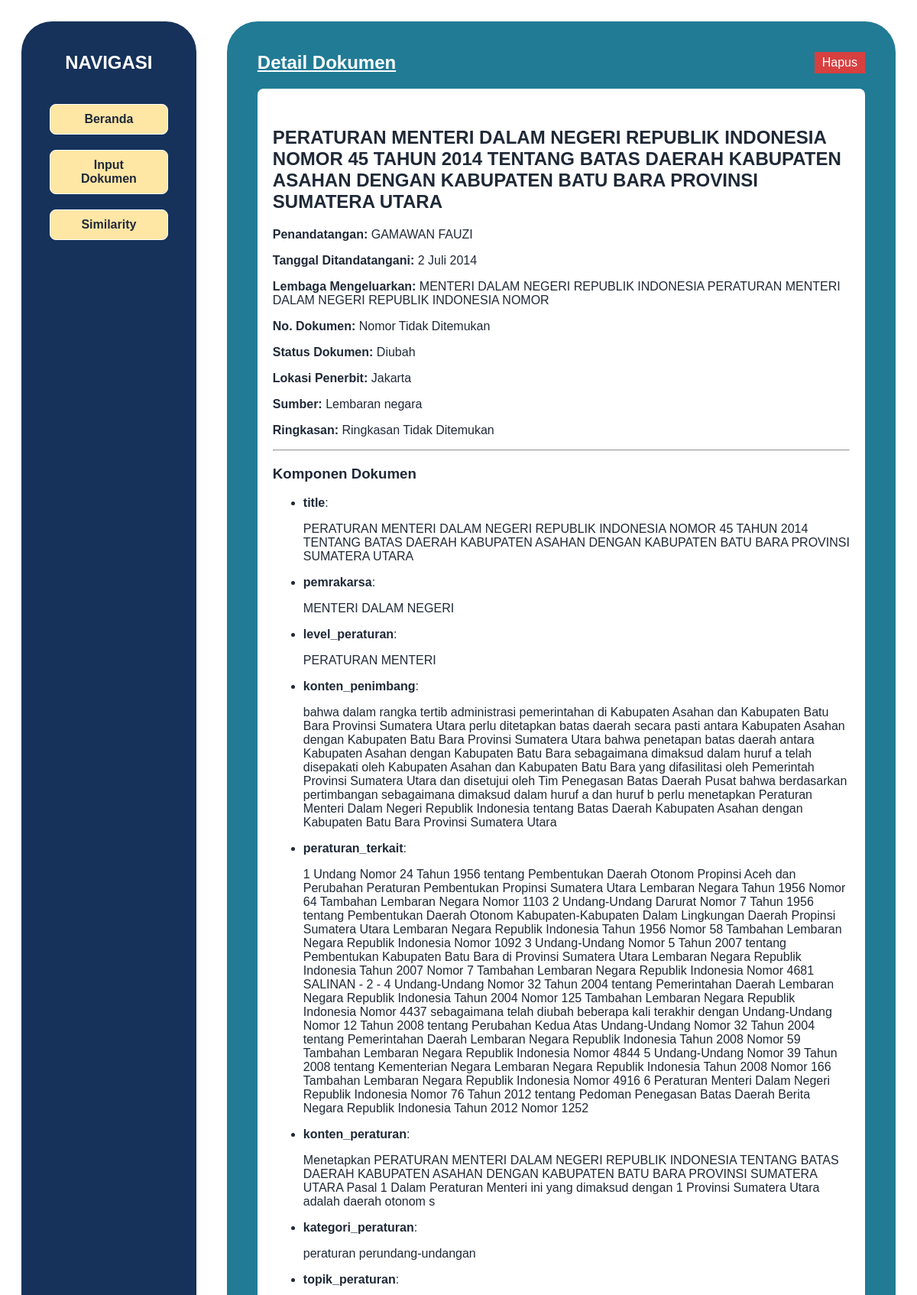
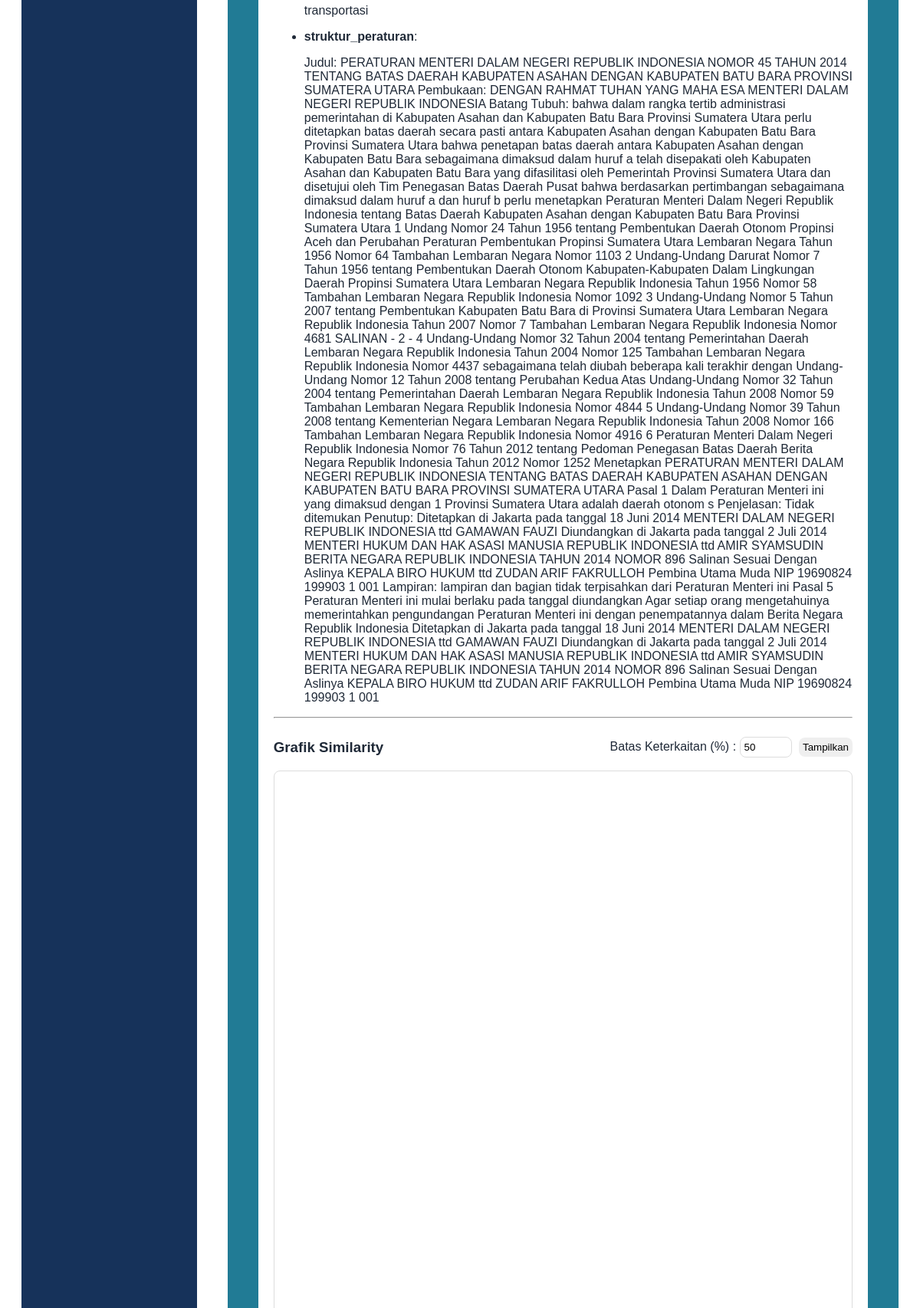
Page /document/34/ (upper part) on the committed database (2 pictures, top to bottom).
### documents/models.py (models this page shows, shortened)
class Dokumen(models.Model):
    title = models.CharField(max_length=255)
    penandatangan = models.CharField(max_length=255)
    tanggal_ditandatangani = models.CharField(max_length=255)
    lembaga_mengeluarkan = models.CharField(max_length=255)
    no_dokumen = models.CharField(max_length=100)
    status_dokumen = models.CharField(max_length=50)
    lokasi_penerbit = models.CharField(max_length=255)
    sumber = models.TextField()
    ringkasan = models.TextField()

class DokumenKomponen(models.Model):
    dokumen = models.ForeignKey(Dokumen, on_delete=models.CASCADE)
    komponen = models.ForeignKey(Komponen, on_delete=models.CASCADE)
    isi_komponen = models.TextField()

class Komponen(models.Model):
    nama_komponen = models.CharField(max_length=255)

### documents/views.py (the view)
# urls.py: path('document/<int:doc_id>/', views.view_document_new, name='view_document'),
def view_document_new(request, doc_id):
    doc = get_object_or_404(Dokumen, id=doc_id)
    komponen_list = DokumenKomponen.objects.filter(dokumen=doc)
    return render(
        request,
        "view_document_new.html",
        {'doc': doc, 'komponen_list': komponen_list}
    )

### templates/view_document_new.html (shortened to what this page needs)
{% extends 'base.html' %} {% block content %}
<div id="content-detail">
  <div id="content-detail-heading">
    <div id="content-detail-subheading">Detail Dokumen</div>
    <form
      id="delete-form-{{ doc.id }}"
      method="POST"
      action="{% url 'delete_document' doc_id=doc.id %}"
      onsubmit="return confirm('Apakah Anda yakin ingin menghapus dokumen ini?');"
    >
      <button class="content-saved-delete" type="submit">Hapus</button>
    </form>
  </div>
  <div id="content-detail-list">
    <h2>{{ doc.title }}</h2>
    <p><strong>Penandatangan:</strong> {{ doc.penandatangan }}</p>
    <p>
      <strong>Tanggal Ditandatangani:</strong> {{ doc.tanggal_ditandatangani }}
    </p>
    <p><strong>Lembaga Mengeluarkan:</strong> {{ doc.lembaga_mengeluarkan }}</p>
    <p><strong>No. Dokumen:</strong> {{ doc.no_dokumen }}</p>
    <p><strong>Status Dokumen:</strong> {{ doc.status_dokumen }}</p>
    <p><strong>Lokasi Penerbit:</strong> {{ doc.lokasi_penerbit }}</p>
    <p><strong>Sumber:</strong> {{ doc.sumber }}</p>
    <p><strong>Ringkasan:</strong> {{ doc.ringkasan }}</p>
    <hr />
    <div id="content-components">
      <h3>Komponen Dokumen</h3>
      {% if komponen_list %}
      <ul>
        {% for item in komponen_list %}
        <li>
          <strong>{{ item.komponen.nama_komponen }}</strong>:
          <p>{{ item.isi_komponen }}</p>
        </li>
        {% endfor %}
      </ul>
      {% else %}
      <p>Tidak ada komponen terkait.</p>
      {% endif %}
    </div>
    <hr />
    <div
      style="display: flex; justify-content: space-between; align-items: center"
    >
      <h3>Grafik Similarity</h3>
      <div>
        <label for="thresholdInput">Batas Keterkaitan (%) :</label>
        <input
          type="number"
          id="thresholdInput"
          value="50"
          min="0"
          max="100"
          step="1"
          style="
            padding: 5px;
            border-radius: 8px;
            margin-right: 5px;
            border: 1px solid #ddd;
          "
        />
        <button
          onclick="loadGraph()"
          style="
            padding: 5px;
            border-radius: 8px;
            border: none;
            cursor: pointer;
          "
        >
          Tampilkan
        </button>
      </div>
    </div>
    <div
      id="network-graph"
      style="
        width: 100%;
        height: 65vh;
        border: 1px solid #ddd;
        border-radius: 8px;
        background-color: #fff;
      "
    ></div>
  </div>
</div>
{% endblock %}

### templates/base.html (shortened to what this page needs)
<!DOCTYPE html>
<html lang="en">
  <head>
    <link rel="stylesheet" type="text/css" href="/static/global.css" />
    <link rel="stylesheet" type="text/css" href="/static/home.css" />
    <link rel="stylesheet" type="text/css" href="/static/add.css" />
    <link rel="stylesheet" type="text/css" href="/static/similarity.css" />
    <link rel="stylesheet" type="text/css" href="/static/detail.css" />
    <link rel="stylesheet" type="text/css" href="/static/clustering.css" />
    <link
      rel="stylesheet"
      type="text/css"
      href="/static/detail_similarity.css"
    />
  </head>
  <body>
    <main>
      <div id="main_container">
        <div id="sidebar">
          <div id="sidebar-title">NAVIGASI</div>
          <div id="sidebar-content">
            <a
              href="{% url 'home' %}"
              class="{% if request.path == '/' %}active{% endif %}"
            >
              <div>Beranda</div>
            </a>
            <a
              href="{% url 'add_document' %}"
              class="{% if request.path == '/add/' %}active{% endif %}"
            >
              <div>Input Dokumen</div>
            </a>
            <a
              href="{% url 'similarity' %}"
              class="{% if request.path == '/similarity/' %}active{% endif %}"
            >
              <div>Similarity</div>
            </a>
          </div>
        </div>
        <div class="content">{% block content %}{% endblock %}</div>
      </div>
    </main>
  </body>
</html>

### static/global.css (style rules this page uses)
* { box-sizing: border-box; }
body { color: #1f2937; padding: 20px; font-family: Arial, sans-serif; }
#main_container { display: flex; flex-direction: column; width: 100%; gap: 40px; height: 90vh; overflow: hidden; }
#sidebar { background-color: #16325a; width: 100%; display: flex; align-items: center; flex-direction: column; padding: 40px; border-radius: 40px; }
#sidebar-title { color: white; font-size: 1.5rem; font-weight: bold; }
#sidebar-content { margin-top: 40px; display: flex; flex-direction: column; gap: 20px; align-items: center; }
#sidebar-content a { cursor: pointer; width: 100%; border: 1px solid white; border-radius: 8px; padding: 10px 40px; text-align: center; background-color: #fee6a5; font-weight: 600; }
#sidebar-content a { color: #1f2937; text-decoration: none; }
.content { width: 100%; background-color: #217b95; border-radius: 40px; }
@media only screen and (min-width: 768px) { #main_container { flex-direction: row; display: flex; } }
@media only screen and (min-width: 768px) { #sidebar { width: 20%; } }
@media only screen and (min-width: 768px) { .content { width: 80%; } }

### static/home.css (style rules this page uses)
.content-saved-delete { background-color: #d84040; color: white; padding: 5px 10px; text-decoration: none; cursor: pointer; display: inline-block; border: none; font-size: 1rem; }

### static/detail.css (style rules this page uses)
#content-detail { padding: 40px; height: 100vh; display: flex; flex-direction: column; }
#content-detail-heading { display: flex; gap: 16px; align-items: center; margin-bottom: 20px; justify-content: space-between; }
#content-detail-subheading { font-size: 1.5rem; font-weight: bold; text-decoration: underline; color: white; }
#content-detail-list { background-color: white; padding: 30px 20px; overflow-y: auto; flex-grow: 1; max-height: 70vh; border-radius: 8px; }

### rows in the picture
Dokumen: title "PERATURAN MENTERI DALAM NEGERI REPUBLIK INDONESIA NOMOR 45 TAHUN 2014 TENTANG BATAS DAERAH KABUPATEN ASAHAN DENGAN KABUPATEN BATU BARA PROVINSI SUMATERA UTARA", penandatangan "GAMAWAN FAUZI", tanggal_ditandatangani "2 Juli 2014", lembaga_mengeluarkan "MENTERI DALAM NEGERI REPUBLIK INDONESIA PERATURAN MENTERI DALAM NEGERI REPUBLIK INDONESIA NOMOR", no_dokumen "Nomor Tidak Ditemukan", status_dokumen "Diubah", lokasi_penerbit "Jakarta", sumber "Lembaran negara", ringkasan "Ringkasan Tidak Ditemukan"
DokumenKomponen: komponen.nama_komponen "title", isi_komponen "PERATURAN MENTERI DALAM NEGERI REPUBLIK INDONESIA NOMOR 45 TAHUN 2014 TENTANG BATAS DAERAH KABUPATEN ASAHAN DENGAN KABUPATEN BATU BARA PROVINSI SUMATERA UTARA"
DokumenKomponen: komponen.nama_komponen "pemrakarsa", isi_komponen "MENTERI DALAM NEGERI"
DokumenKomponen: komponen.nama_komponen "level_peraturan", isi_komponen "PERATURAN MENTERI"
DokumenKomponen: komponen.nama_komponen "konten_penimbang", isi_komponen "bahwa dalam rangka tertib administrasi pemerintahan di Kabupaten Asahan dan Kabupaten Batu Bara Provinsi Sumatera Utara perlu ditetapkan batas daerah secara pasti antara Kabupaten Asahan dengan Kabupaten Batu Bara Provinsi Sumatera Utara bahwa penetapan batas daerah antara Kabupaten Asahan dengan Kabupaten Batu Bara sebagaimana dimaksud dalam huruf a telah disepakati oleh Kabupaten Asahan dan Kabupaten Batu Bara yang difasilitasi oleh Pemerintah Provinsi Sumatera Utara dan disetujui oleh Tim Penegasan Batas Daerah Pusat bahwa berdasarkan pertimbangan sebagaimana dimaksud dalam huruf a dan huruf b perlu menetapkan Peraturan Menteri Dalam Negeri Republik Indonesia tentang Batas Daerah…"
DokumenKomponen: komponen.nama_komponen "peraturan_terkait", isi_komponen "1 Undang Nomor 24 Tahun 1956 tentang Pembentukan Daerah Otonom Propinsi Aceh dan Perubahan Peraturan Pembentukan Propinsi Sumatera Utara Lembaran Negara Tahun 1956 Nomor 64 Tambahan Lembaran Negara Nomor 1103 2 Undang-Undang Darurat Nomor 7 Tahun 1956 tentang Pembentukan Daerah Otonom Kabupaten-Kabupaten Dalam Lingkungan Daerah Propinsi Sumatera Utara Lembaran Negara Republik Indonesia Tahun 1956 Nomor 58 Tambahan Lembaran Negara Republik Indonesia Nomor 1092 3 Undang-Undang Nomor 5 Tahun 2007 tentang Pembentukan Kabupaten Batu Bara di Provinsi Sumatera Utara Lembaran Negara Republik Indonesia Tahun 2007 Nomor 7 Tambahan Lembaran Negara Republik Indonesia Nomor 4681 SALINAN - 2 - 4…"
DokumenKomponen: komponen.nama_komponen "konten_peraturan", isi_komponen "Menetapkan PERATURAN MENTERI DALAM NEGERI REPUBLIK INDONESIA TENTANG BATAS DAERAH KABUPATEN ASAHAN DENGAN KABUPATEN BATU BARA PROVINSI SUMATERA UTARA Pasal 1 Dalam Peraturan Menteri ini yang dimaksud dengan 1 Provinsi Sumatera Utara adalah daerah otonom s"
DokumenKomponen: komponen.nama_komponen "kategori_peraturan", isi_komponen "peraturan perundang-undangan"
DokumenKomponen: komponen.nama_komponen "topik_peraturan", isi_komponen "transportasi"
DokumenKomponen: komponen.nama_komponen "struktur_peraturan", isi_komponen "Judul: PERATURAN MENTERI DALAM NEGERI REPUBLIK INDONESIA NOMOR 45 TAHUN 2014 TENTANG BATAS DAERAH KABUPATEN ASAHAN DENGAN KABUPATEN BATU BARA PROVINSI SUMATERA UTARA Pembukaan: DENGAN RAHMAT TUHAN YANG MAHA ESA MENTERI DALAM NEGERI REPUBLIK INDONESIA Batang Tubuh: bahwa dalam rangka tertib administrasi pemerintahan di Kabupaten Asahan dan Kabupaten Batu Bara Provinsi Sumatera Utara perlu ditetapkan batas daerah secara pasti antara Kabupaten Asahan dengan Kabupaten Batu Bara Provinsi Sumatera Utara bahwa penetapan batas daerah antara Kabupaten Asahan dengan Kabupaten Batu Bara sebagaimana dimaksud dalam huruf a telah disepakati oleh Kabupaten Asahan dan Kabupaten Batu Bara yang difasilitasi…"
